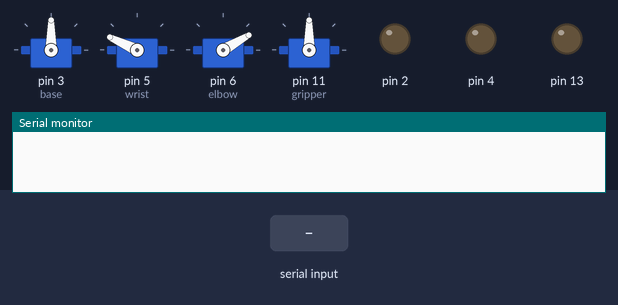
Bench run of a sketch on a simulated Arduino Uno, built with avr-gcc and run on an emulated ATmega328P. On the bench: 4 × servo, output pins drawn as LEDs (lit = HIGH), the last lines printed to the serial monitor. The inputs (shaded band) are chosen by the test bench.

Above: at 4.7 s.
4.8 s: "b" received over Serial
At 7.1 s:
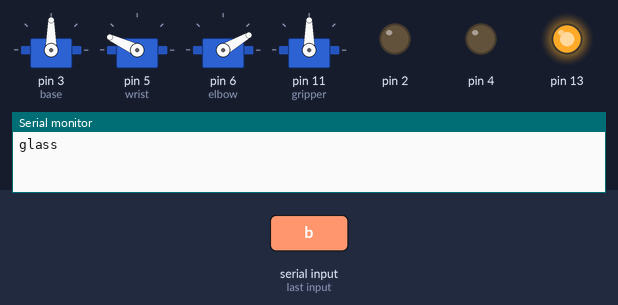
At 8.6 s:
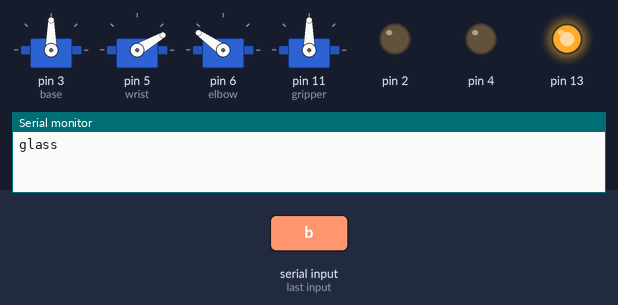
Timing chart, 0 to 19.3 s (numbered marks = the images above; inputs shaded):
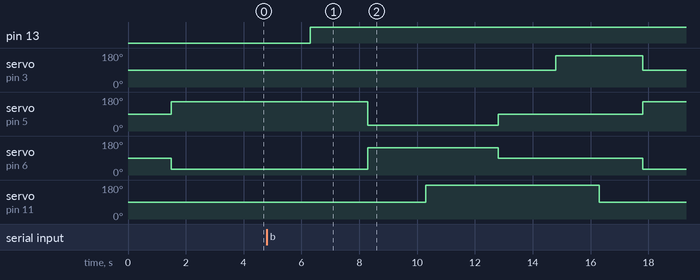

Measured:
- after the input at 4.8 s, pin 13: LOW → HIGH after 1.5 s; servo on pin 3 (base): 90° → 165° after 10.0 s, → 90° 3.0 s later

The sketch:

robot_arm.ino
```cpp
#include <Servo.h>

#define base 3                     // 바닥
#define wrist 5                    // 손목
#define elbow 6                    // 팔꿈치
#define gripper 11                 // 그립

int LED1 = 13;
int LED2 = 4;
int LED3 = 2;

Servo s3, s5, s6, s11;

void setup()
{
  pinMode(13, OUTPUT);
  pinMode(4, OUTPUT);
  pinMode(2, OUTPUT);

  s3.attach(base);                 // 밑 바닥
  s5.attach(wrist);                // 손목
  s6.attach(elbow);                // 팔꿈치
  s11.attach(gripper);             // 그립
  Serial.begin(9600);
  initialization();
}

void loop(){

    if(Serial.available()){
      char input = Serial.read();

      if(input == 'b'){
        delay(1500);
        digitalWrite(13, HIGH);
        Serial.println("glass");
        glass();
      }
      else if(input == 'c'){
        delay(1500);
        digitalWrite(4, HIGH);
        Serial.println("can");
      }
      else if(input == 'd'){
        digitalWrite(2, HIGH);
        Serial.println("plastic");
        delay(1500);
        plastic();
      }
      else if(input == 'a'){
        digitalWrite(13, LOW);
        digitalWrite(4, LOW);
        digitalWrite(2, LOW);
      }
    }
}

void glass(){
  delay(2000);
  s5.write(30);
  s6.write(145);
  delay(2000);
  s11.write(180);
  delay(2500);
  s5.write(90);
  s6.write(90);
  delay(2000);
  s3.write(165);                 // 오른쪽으로 회전
  delay(1500);
  s11.write(90);
  delay(1500);
  s3.write(90);
  s5.write(155);
  s6.write(30);
  s11.write(90);
  delay(2000);
}

void plastic(){
  delay(2000);
  s5.write(30);
  s6.write(145);
  delay(2000);
  s11.write(180);
  delay(2500);
  s5.write(90);
  s6.write(90);
  delay(2000);
  s3.write(15);                 // 왼쪽으로 회전
  delay(1500);
  s11.write(90);
  delay(1500);
  s3.write(90);
  s5.write(155);
  s6.write(30);
  s11.write(90);
  delay(2000);
}

void initialization(){             // 초기 상태
  delay(1500);
  s3.write(90);
  s5.write(155);
  s6.write(30);
  s11.write(90);
  delay(2000);
}

/*void stretch(){                    // 뻗은 후에 잡은 상태
  delay(1000);
  s5.write(30);
  s6.write(145);
  delay(2000);
  s11.write(180);
}

void lift_L(){                     // 잡고 들어올린 후 왼쪽으로 이동
  delay(2500);
  s5.write(90);
  s6.write(90);
  delay(2000);
  s3.write(15);
  delay(1500);
}

void lift_R(){                     // 잡고 들어올린 후 오른쪽으로 이동
  delay(2500);
  s5.write(90);
  s6.write(90);
  delay(2000);
  s3.write(165);
  delay(1500);
}

/*
    servo_base.write(90);       // 바닥 부분 초기값                3
    servo_base.write(15);       // 바닥 부분 오른쪽
    servo_base.write(165);      // 바닥 부분 왼쪽

    servo_shoulder.write(155);  // 손목 부분 초기값                5
    servo_shoulder.write(30);   // 손목 부분 최대 펴진 상태

    servo_elbow.write(30);      // 팔꿈치 부분 초기값              6
    servo_elbow.write(145);     // 팔꿈치 부분 최대 펴진 상태

    servo_gripper.write(90);    // 그립이 완전 벌린 상태           11
    servo_gripper.write(180);   // 그립이 닫힌 상태
*/
```
